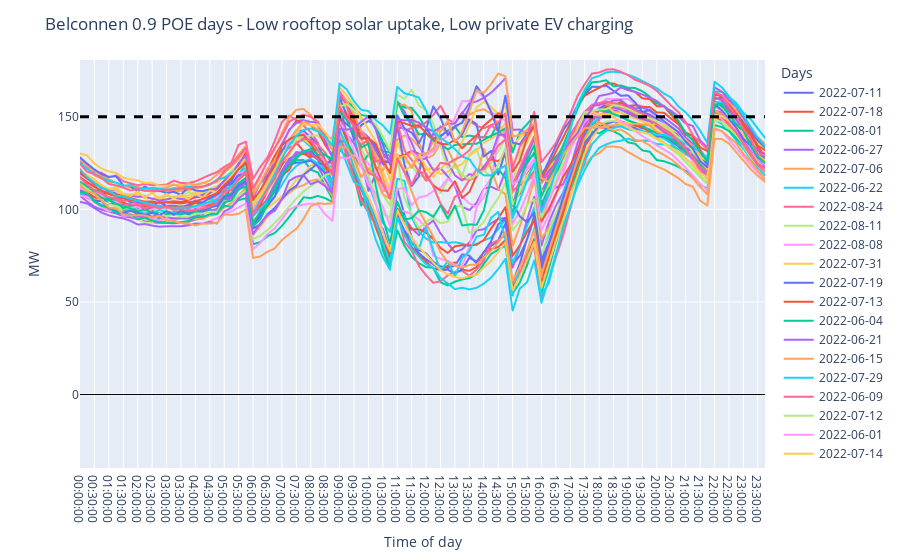

Here is the notebook cell this chart was saved with:
### Code cell
fig = go.Figure(many_day_df_future_EV[high_load_days].plot(title=''))
fig.update_yaxes(range = [y_min,y_max])
if plt_min < 0:
    fig.add_hline(y=0, line_width=1, line_dash="solid", line_color="black")
fig.add_hline(y=zs_combined_rating, line_width=3, line_dash="dash", line_color="black")
fig.update_layout(
    title=f"{SA_region} {POE} POE days - {solar_uptake} rooftop solar uptake, {EV_private_charging} private EV charging",
    xaxis_title="Time of day",
    yaxis_title="MW",
    legend_title="Days",
)
